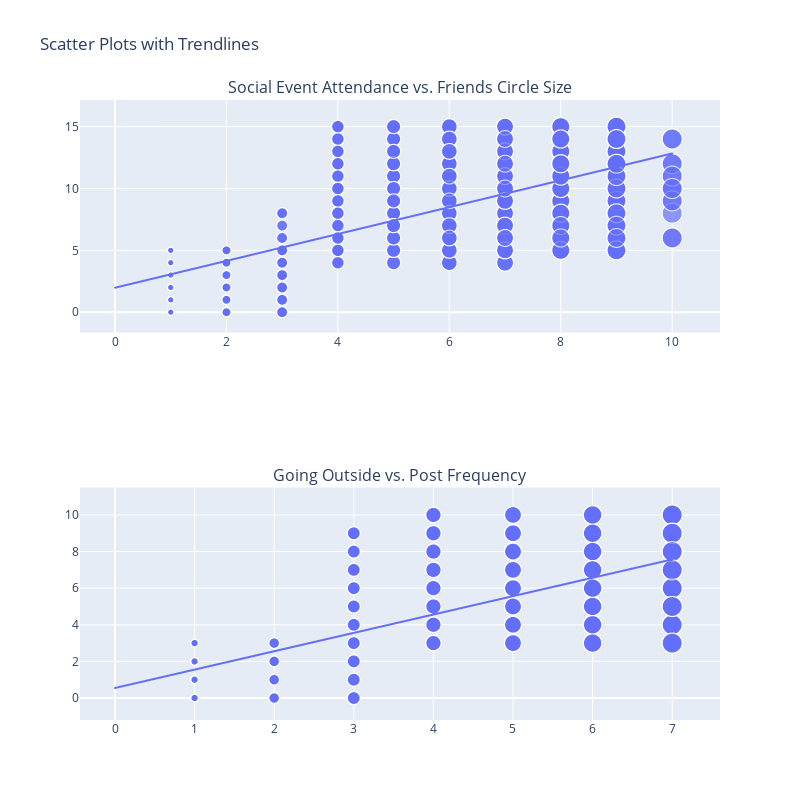

Source (notebook cell):
### Code cell
fig1 = px.scatter(
    data_frame=df.dropna(subset=["Social_event_attendance", "Friends_circle_size"]),
    x="Social_event_attendance",
    y="Friends_circle_size",
    size="Social_event_attendance",
    trendline="ols",
    title="Line Plot: Social Event Attendance vs. Friends Circle Size"
)

fig2 = px.scatter(
    data_frame=df.dropna(subset=["Going_outside", "Post_frequency"]),
    x="Going_outside",
    y="Post_frequency",
    size="Going_outside",
    trendline="ols",
    title="Line Plot: Going Outside vs. Post Frequency"
)


fig = make_subplots(rows=2, cols=1, subplot_titles=(
    "Social Event Attendance vs. Friends Circle Size",
    "Going Outside vs. Post Frequency"
))

for trace in fig1.data:
    fig.add_trace(trace, row=1, col=1)


for trace in fig2.data:
    fig.add_trace(trace, row=2, col=1)


fig.update_layout(height=800, width=800, title_text="Scatter Plots with Trendlines")
fig.show()

### Figure 1 — Plotly figure (JSON) as saved in the notebook; plotly's stock layout.template omitted (floating-point values rounded to 4 significant figures; data arrays with more than 128 entries replaced by an {"elided": "..."} marker saying what was removed)
{"data": [{"hovertemplate": "Social_event_attendance=%{marker.size}<br>Friends_circle_size=%{y}<extra></extra>", "legendgroup": "", "marker": {"color": "#636efa", "size": {"elided": "2765 int values"}, "sizemode": "area", "sizeref": 0.025, "symbol": "circle"}, "mode": "markers", "name": "", "showlegend": false, "type": "scattergl", "x": {"elided": "2765 int values"}, "xaxis": "x", "y": {"elided": "2765 int values"}, "yaxis": "y"}, {"hovertemplate": "<b>OLS trendline</b><br>Friends_circle_size = 1.08528 * Social_event_attendance + 1.97833<br>R<sup>2</sup>=0.539924<br><br>Social_event_attendance=%{x}<br>Friends_circle_size=%{y} <b>(trend)</b><extra></extra>", "legendgroup": "", "marker": {"color": "#636efa", "symbol": "circle"}, "mode": "lines", "name": "", "showlegend": false, "type": "scattergl", "x": {"elided": "2765 int values"}, "xaxis": "x", "y": {"elided": "2765 float values"}, "yaxis": "y"}, {"hovertemplate": "Going_outside=%{marker.size}<br>Post_frequency=%{y}<extra></extra>", "legendgroup": "", "marker": {"color": "#636efa", "size": {"elided": "2772 int values"}, "sizemode": "area", "sizeref": 0.0175, "symbol": "circle"}, "mode": "markers", "name": "", "showlegend": false, "type": "scattergl", "x": {"elided": "2772 int values"}, "xaxis": "x2", "y": {"elided": "2772 int values"}, "yaxis": "y2"}, {"hovertemplate": "<b>OLS trendline</b><br>Post_frequency = 1.00312 * Going_outside + 0.549427<br>R<sup>2</sup>=0.594163<br><br>Going_outside=%{x}<br>Post_frequency=%{y} <b>(trend)</b><extra></extra>", "legendgroup": "", "marker": {"color": "#636efa", "symbol": "circle"}, "mode": "lines", "name": "", "showlegend": false, "type": "scattergl", "x": {"elided": "2772 int values"}, "xaxis": "x2", "y": {"elided": "2772 float values"}, "yaxis": "y2"}], "layout": {"annotations": [{"font": {"size": 16}, "showarrow": false, "text": "Social Event Attendance vs. Friends Circle Size", "x": 0.5, "xanchor": "center", "xref": "paper", "y": 1, "yanchor": "bottom", "yref": "paper"}, {"font": {"size": 16}, "showarrow": false, "text": "Going Outside vs. Post Frequency", "x": 0.5, "xanchor": "center", "xref": "paper", "y": 0.375, "yanchor": "bottom", "yref": "paper"}], "height": 800, "title": {"text": "Scatter Plots with Trendlines"}, "width": 800, "xaxis": {"anchor": "y", "domain": [0, 1]}, "xaxis2": {"anchor": "y2", "domain": [0, 1]}, "yaxis": {"anchor": "x", "domain": [0.625, 1]}, "yaxis2": {"anchor": "x2", "domain": [0, 0.375]}}}
